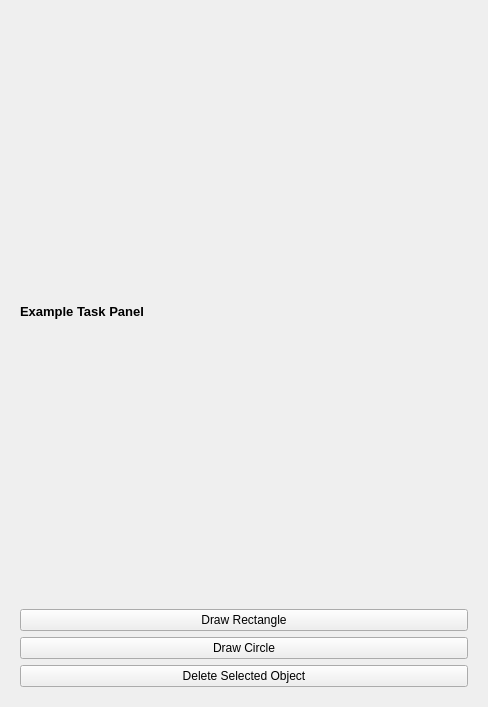
<?xml version="1.0" encoding="UTF-8"?>
<ui version="4.0">
 <class>TaskPanel</class>
 <widget class="QWidget" name="TaskPanel">
  <property name="geometry">
   <rect>
    <x>0</x>
    <y>0</y>
    <width>488</width>
    <height>707</height>
   </rect>
  </property>
  <property name="sizePolicy">
   <sizepolicy hsizetype="MinimumExpanding" vsizetype="MinimumExpanding">
    <horstretch>0</horstretch>
    <verstretch>0</verstretch>
   </sizepolicy>
  </property>
  <property name="windowTitle">
   <string>Import Alignment</string>
  </property>
  <layout class="QVBoxLayout" name="verticalLayout_2">
   <item>
    <widget class="QWidget" name="panel_widget" native="true">
     <property name="enabled">
      <bool>true</bool>
     </property>
     <property name="sizePolicy">
      <sizepolicy hsizetype="MinimumExpanding" vsizetype="MinimumExpanding">
       <horstretch>0</horstretch>
       <verstretch>0</verstretch>
      </sizepolicy>
     </property>
     <layout class="QVBoxLayout" name="verticalLayout_3" stretch="0">
      <item>
       <layout class="QVBoxLayout" name="panel_layout" stretch="0,1">
        <item>
         <widget class="QLabel" name="label">
          <property name="font">
           <font>
            <pointsize>10</pointsize>
            <weight>75</weight>
            <bold>true</bold>
           </font>
          </property>
          <property name="text">
           <string>Example Task Panel</string>
          </property>
         </widget>
        </item>
        <item>
         <layout class="QVBoxLayout" name="verticalLayout" stretch="0,0,0">
          <item>
           <widget class="QPushButton" name="draw_rectangle_button">
            <property name="text">
             <string>Draw Rectangle</string>
            </property>
           </widget>
          </item>
          <item>
           <widget class="QPushButton" name="draw_circle_button">
            <property name="text">
             <string>Draw Circle</string>
            </property>
           </widget>
          </item>
          <item>
           <widget class="QPushButton" name="delete_object_button">
            <property name="text">
             <string>Delete Selected Object</string>
            </property>
           </widget>
          </item>
         </layout>
        </item>
       </layout>
      </item>
     </layout>
    </widget>
   </item>
  </layout>
 </widget>
 <resources/>
 <connections/>
</ui>
